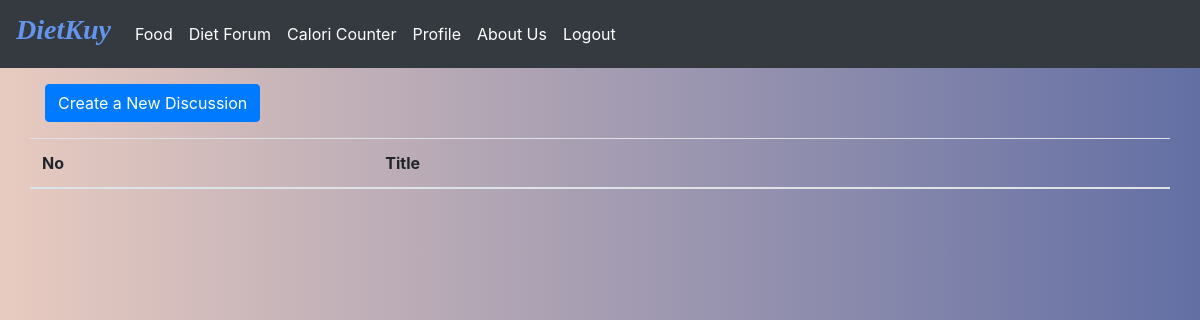
The app's page /index.php/forum, older data.
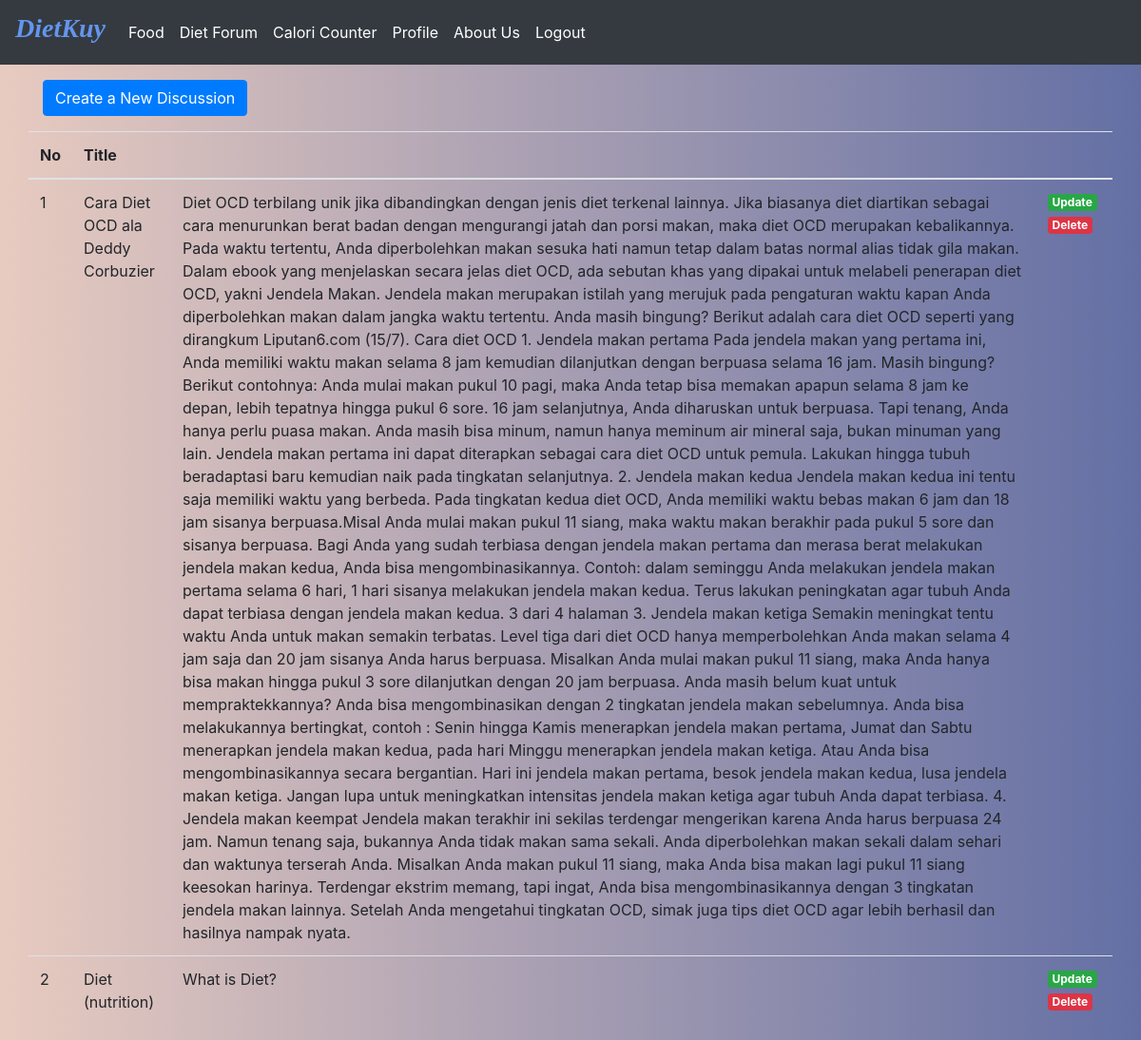
The same page, newer data.
### tables this page shows
CREATE TABLE `forum` (
  `id` int(11) NOT NULL,
  `title` varchar(50) NOT NULL,
  `desc` text NOT NULL
);

### application/controllers/Forum.php (called while the page is built, shortened)
<?php
class Forum extends CI_Controller
{
    public function __construct()
    {
        $this->load->model('Forum_model');
        $this->load->library('form_validation');
    }
    public function index()
    {
        $data['title'] = 'Forum Diet';
        $data['forum'] = $this->Forum_model->getAllForum();
        $this->load->view('templetes/header', $data);
        $this->load->view('forum/index', $data);
        $this->load->view('templetes/footer');
    }
}

### index.php (called while the page is built, shortened)
<?php
require_once BASEPATH.'core/CodeIgniter.php';

### application/models/Forum_model.php (called while the page is built, shortened)
<?php
class Forum_model extends CI_Model
{
    public function getAllForum()
    {
        return $this->db->get('forum')->result_array();
    }
}

### application/views/forum/index.php (the view, shortened to what this page needs)
<div class="container">
    <div class="row mt-3">
        <div class="col-md-6">
            <a href="<?= base_url();  ?>forum/add" class="btn btn-primary">Create a New Discussion</a>
        </div>
    </div>
    <div class="row mt-3">
        <table class="table">
            <thead>
                <tr>
                    <th scope="col">No</th>
                    <th scope="col">Title</th>
                    <th scope="col"></th>
                    <th scope="col"></th>
                </tr>
            </thead>
            <tbody>
                <?php $no = 1; ?>
                <?php foreach ($forum as $fd) : ?>
                    <tr>
                        <td><?= $no ?></td>
                        <?php $no = $no + 1 ?>
                        <td><?= $fd['title']; ?></td>
                        <td><?= $fd['desc']; ?></td>
                        <td><a style="margin: 3px" href="<?= base_url(); ?>forum/update/<?= $fd['id'];?>" class="badge badge-success float-left" onclick="return confirm('are you sure ?');">Update</a><a style="margin: 3px" href="<?= base_url(); ?>forum/delete/<?= $fd['id'] ;?>" class="badge badge-danger float-left" onclick="return confirm('are you sure ?');">Delete</a> </td>
                    </tr>
                <?php endforeach; ?>
            </tbody>
        </table>
    </div>
</div>

Row changes from the older to the newer data that the page shows:
added forum: title "Cara Diet OCD ala Deddy Corbuzier", desc "Diet OCD terbilang unik jika dibandingkan dengan jenis diet terkenal lainnya. Jika biasanya diet diartikan sebagai cara menurunkan berat badan dengan mengurangi jatah dan porsi makan, maka diet OCD merupakan kebalikannya. Pada waktu tertentu, Anda diperbolehkan makan sesuka hati namun tetap dalam batas normal alias tidak gila makan. Dalam ebook yang menjelaskan secara jelas diet OCD, ada sebutan khas yang dipakai untuk melabeli penerapan diet OCD, yakni Jendela Makan. Jendela makan merupakan istilah yang merujuk pada pengaturan waktu kapan Anda diperbolehkan makan dalam jangka waktu tertentu. Anda masih bingung? Berikut adalah cara diet OCD seperti yang dirangkum Liputan6.com (15/7). Cara…"
added forum: title "Diet (nutrition)", desc "What is Diet?"
